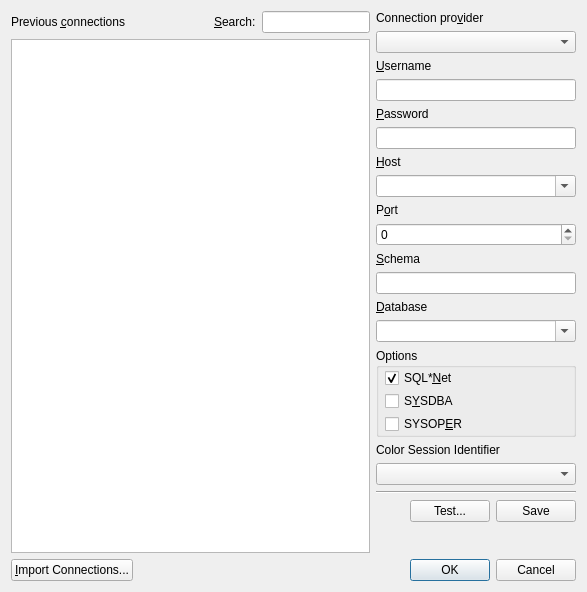
<?xml version="1.0" encoding="UTF-8"?>
<ui version="4.0">
 <class>toNewConnectionUI</class>
 <widget class="QDialog" name="toNewConnectionUI">
  <property name="geometry">
   <rect>
    <x>0</x>
    <y>0</y>
    <width>587</width>
    <height>592</height>
   </rect>
  </property>
  <property name="windowTitle">
   <string>New connection</string>
  </property>
  <layout class="QGridLayout" name="gridLayout">
   <item row="0" column="0" colspan="2">
    <layout class="QHBoxLayout" name="horizontalLayout_4" stretch="2,1">
     <item>
      <layout class="QVBoxLayout" name="verticalLayout">
       <item>
        <layout class="QHBoxLayout" name="horizontalLayout">
         <item>
          <widget class="QLabel" name="TextLabel2">
           <property name="sizePolicy">
            <sizepolicy hsizetype="Minimum" vsizetype="Fixed">
             <horstretch>0</horstretch>
             <verstretch>0</verstretch>
            </sizepolicy>
           </property>
           <property name="toolTip">
            <string>A list of previous connections. Select to bring over to the right.</string>
           </property>
           <property name="text">
            <string>Previous &amp;connections</string>
           </property>
           <property name="wordWrap">
            <bool>false</bool>
           </property>
           <property name="buddy">
            <cstring>Previous</cstring>
           </property>
          </widget>
         </item>
         <item>
          <spacer name="horizontalSpacer">
           <property name="orientation">
            <enum>Qt::Horizontal</enum>
           </property>
           <property name="sizeHint" stdset="0">
            <size>
             <width>40</width>
             <height>20</height>
            </size>
           </property>
          </spacer>
         </item>
         <item>
          <widget class="QLabel" name="label">
           <property name="text">
            <string>&amp;Search:</string>
           </property>
           <property name="buddy">
            <cstring>searchEdit</cstring>
           </property>
          </widget>
         </item>
         <item>
          <widget class="QLineEdit" name="searchEdit"/>
         </item>
        </layout>
       </item>
       <item>
        <widget class="QTableView" name="Previous">
         <property name="sizePolicy">
          <sizepolicy hsizetype="MinimumExpanding" vsizetype="Expanding">
           <horstretch>0</horstretch>
           <verstretch>0</verstretch>
          </sizepolicy>
         </property>
         <property name="editTriggers">
          <set>QAbstractItemView::NoEditTriggers</set>
         </property>
         <property name="dragDropOverwriteMode">
          <bool>false</bool>
         </property>
         <property name="dragDropMode">
          <enum>QAbstractItemView::NoDragDrop</enum>
         </property>
         <property name="alternatingRowColors">
          <bool>true</bool>
         </property>
         <property name="selectionMode">
          <enum>QAbstractItemView::SingleSelection</enum>
         </property>
         <property name="selectionBehavior">
          <enum>QAbstractItemView::SelectRows</enum>
         </property>
         <property name="showGrid">
          <bool>false</bool>
         </property>
         <property name="sortingEnabled">
          <bool>true</bool>
         </property>
        </widget>
       </item>
      </layout>
     </item>
     <item>
      <layout class="QVBoxLayout" name="verticalLayout_3">
       <item>
        <widget class="QLabel" name="ProviderLabel">
         <property name="sizePolicy">
          <sizepolicy hsizetype="Minimum" vsizetype="Preferred">
           <horstretch>0</horstretch>
           <verstretch>0</verstretch>
          </sizepolicy>
         </property>
         <property name="text">
          <string>Connection pro&amp;vider</string>
         </property>
         <property name="wordWrap">
          <bool>false</bool>
         </property>
         <property name="buddy">
          <cstring>Provider</cstring>
         </property>
        </widget>
       </item>
       <item>
        <widget class="QComboBox" name="Provider">
         <property name="sizePolicy">
          <sizepolicy hsizetype="Minimum" vsizetype="Fixed">
           <horstretch>0</horstretch>
           <verstretch>0</verstretch>
          </sizepolicy>
         </property>
        </widget>
       </item>
       <item>
        <widget class="QLabel" name="UsernameLabel">
         <property name="sizePolicy">
          <sizepolicy hsizetype="Minimum" vsizetype="Fixed">
           <horstretch>0</horstretch>
           <verstretch>0</verstretch>
          </sizepolicy>
         </property>
         <property name="toolTip">
          <string>Username to connect with</string>
         </property>
         <property name="text">
          <string>&amp;Username</string>
         </property>
         <property name="wordWrap">
          <bool>false</bool>
         </property>
         <property name="buddy">
          <cstring>Username</cstring>
         </property>
        </widget>
       </item>
       <item>
        <widget class="QLineEdit" name="Username">
         <property name="sizePolicy">
          <sizepolicy hsizetype="Minimum" vsizetype="Fixed">
           <horstretch>0</horstretch>
           <verstretch>0</verstretch>
          </sizepolicy>
         </property>
         <property name="minimumSize">
          <size>
           <width>200</width>
           <height>0</height>
          </size>
         </property>
        </widget>
       </item>
       <item>
        <widget class="QLabel" name="PasswordLabel">
         <property name="sizePolicy">
          <sizepolicy hsizetype="Minimum" vsizetype="Minimum">
           <horstretch>0</horstretch>
           <verstretch>0</verstretch>
          </sizepolicy>
         </property>
         <property name="toolTip">
          <string>Password to connect with.</string>
         </property>
         <property name="text">
          <string>&amp;Password</string>
         </property>
         <property name="wordWrap">
          <bool>false</bool>
         </property>
         <property name="buddy">
          <cstring>Password</cstring>
         </property>
        </widget>
       </item>
       <item>
        <widget class="QLineEdit" name="Password">
         <property name="sizePolicy">
          <sizepolicy hsizetype="Minimum" vsizetype="Fixed">
           <horstretch>0</horstretch>
           <verstretch>0</verstretch>
          </sizepolicy>
         </property>
         <property name="echoMode">
          <enum>QLineEdit::Password</enum>
         </property>
        </widget>
       </item>
       <item>
        <widget class="QLabel" name="HostLabel">
         <property name="sizePolicy">
          <sizepolicy hsizetype="Minimum" vsizetype="Preferred">
           <horstretch>0</horstretch>
           <verstretch>0</verstretch>
          </sizepolicy>
         </property>
         <property name="toolTip">
          <string>Select the database ID to connect to.</string>
         </property>
         <property name="text">
          <string>&amp;Host</string>
         </property>
         <property name="wordWrap">
          <bool>false</bool>
         </property>
         <property name="buddy">
          <cstring>Host</cstring>
         </property>
        </widget>
       </item>
       <item>
        <widget class="QComboBox" name="Host">
         <property name="minimumSize">
          <size>
           <width>200</width>
           <height>0</height>
          </size>
         </property>
         <property name="editable">
          <bool>true</bool>
         </property>
         <property name="autoCompletion">
          <bool>true</bool>
         </property>
         <property name="duplicatesEnabled">
          <bool>false</bool>
         </property>
        </widget>
       </item>
       <item>
        <layout class="QHBoxLayout">
         <property name="spacing">
          <number>0</number>
         </property>
         <item>
          <widget class="QLabel" name="PortLabel">
           <property name="toolTip">
            <string>Select the database ID to connect to.</string>
           </property>
           <property name="text">
            <string>P&amp;ort</string>
           </property>
           <property name="wordWrap">
            <bool>false</bool>
           </property>
           <property name="buddy">
            <cstring>Port</cstring>
           </property>
          </widget>
         </item>
        </layout>
       </item>
       <item>
        <widget class="QSpinBox" name="Port">
         <property name="sizePolicy">
          <sizepolicy hsizetype="MinimumExpanding" vsizetype="Fixed">
           <horstretch>0</horstretch>
           <verstretch>0</verstretch>
          </sizepolicy>
         </property>
         <property name="maximum">
          <number>65535</number>
         </property>
        </widget>
       </item>
       <item>
        <widget class="QLabel" name="SchemaLabel">
         <property name="sizePolicy">
          <sizepolicy hsizetype="Minimum" vsizetype="Fixed">
           <horstretch>0</horstretch>
           <verstretch>0</verstretch>
          </sizepolicy>
         </property>
         <property name="toolTip">
          <string>Schema to switch to</string>
         </property>
         <property name="text">
          <string>&amp;Schema</string>
         </property>
         <property name="wordWrap">
          <bool>false</bool>
         </property>
         <property name="buddy">
          <cstring>Schema</cstring>
         </property>
        </widget>
       </item>
       <item>
        <widget class="QLineEdit" name="Schema">
         <property name="sizePolicy">
          <sizepolicy hsizetype="Minimum" vsizetype="Fixed">
           <horstretch>0</horstretch>
           <verstretch>0</verstretch>
          </sizepolicy>
         </property>
         <property name="minimumSize">
          <size>
           <width>200</width>
           <height>0</height>
          </size>
         </property>
        </widget>
       </item>
       <item>
        <widget class="QLabel" name="TextLabel3">
         <property name="toolTip">
          <string>Select the database ID to connect to.</string>
         </property>
         <property name="text">
          <string>&amp;Database</string>
         </property>
         <property name="wordWrap">
          <bool>false</bool>
         </property>
         <property name="textInteractionFlags">
          <set>Qt::NoTextInteraction</set>
         </property>
         <property name="buddy">
          <cstring>Database</cstring>
         </property>
        </widget>
       </item>
       <item>
        <widget class="QComboBox" name="Database">
         <property name="sizePolicy">
          <sizepolicy hsizetype="Minimum" vsizetype="Fixed">
           <horstretch>0</horstretch>
           <verstretch>0</verstretch>
          </sizepolicy>
         </property>
         <property name="minimumSize">
          <size>
           <width>200</width>
           <height>0</height>
          </size>
         </property>
         <property name="editable">
          <bool>true</bool>
         </property>
         <property name="autoCompletion">
          <bool>true</bool>
         </property>
         <property name="duplicatesEnabled">
          <bool>false</bool>
         </property>
        </widget>
       </item>
       <item>
        <widget class="QGroupBox" name="OptionGroup">
         <property name="focusPolicy">
          <enum>Qt::NoFocus</enum>
         </property>
         <property name="title">
          <string>Options</string>
         </property>
         <layout class="QVBoxLayout">
          <property name="spacing">
           <number>3</number>
          </property>
          <property name="leftMargin">
           <number>6</number>
          </property>
          <property name="topMargin">
           <number>0</number>
          </property>
          <property name="rightMargin">
           <number>0</number>
          </property>
          <property name="bottomMargin">
           <number>0</number>
          </property>
          <item>
           <widget class="QCheckBox" name="SqlNet">
            <property name="text">
             <string>SQL*&amp;Net</string>
            </property>
            <property name="checked">
             <bool>true</bool>
            </property>
           </widget>
          </item>
          <item>
           <widget class="QCheckBox" name="SysDba">
            <property name="text">
             <string>S&amp;YSDBA</string>
            </property>
           </widget>
          </item>
          <item>
           <widget class="QCheckBox" name="SysOper">
            <property name="text">
             <string>SYSOP&amp;ER</string>
            </property>
           </widget>
          </item>
         </layout>
        </widget>
       </item>
       <item>
        <widget class="QLabel" name="label_2">
         <property name="text">
          <string>Color Session Identifier</string>
         </property>
        </widget>
       </item>
       <item>
        <widget class="QComboBox" name="colorComboBox"/>
       </item>
       <item>
        <widget class="Line" name="line_2">
         <property name="orientation">
          <enum>Qt::Horizontal</enum>
         </property>
        </widget>
       </item>
       <item>
        <layout class="QHBoxLayout" name="horizontalLayout_3">
         <item>
          <spacer name="horizontalSpacer_3">
           <property name="orientation">
            <enum>Qt::Horizontal</enum>
           </property>
           <property name="sizeHint" stdset="0">
            <size>
             <width>40</width>
             <height>20</height>
            </size>
           </property>
          </spacer>
         </item>
         <item>
          <widget class="QPushButton" name="testConnectionButton">
           <property name="text">
            <string>Test...</string>
           </property>
          </widget>
         </item>
         <item>
          <widget class="QPushButton" name="saveConnectionButton">
           <property name="text">
            <string>Save</string>
           </property>
          </widget>
         </item>
        </layout>
       </item>
       <item>
        <spacer>
         <property name="orientation">
          <enum>Qt::Vertical</enum>
         </property>
         <property name="sizeHint" stdset="0">
          <size>
           <width>20</width>
           <height>28</height>
          </size>
         </property>
        </spacer>
       </item>
      </layout>
     </item>
    </layout>
   </item>
   <item row="1" column="0">
    <widget class="QPushButton" name="ImportButton">
     <property name="text">
      <string>&amp;Import Connections...</string>
     </property>
    </widget>
   </item>
   <item row="1" column="1">
    <widget class="QDialogButtonBox" name="ButtonBox">
     <property name="orientation">
      <enum>Qt::Horizontal</enum>
     </property>
     <property name="standardButtons">
      <set>QDialogButtonBox::Cancel|QDialogButtonBox::Ok</set>
     </property>
    </widget>
   </item>
  </layout>
 </widget>
 <layoutdefault spacing="6" margin="11"/>
 <tabstops>
  <tabstop>Username</tabstop>
  <tabstop>Password</tabstop>
  <tabstop>Host</tabstop>
  <tabstop>Port</tabstop>
  <tabstop>Schema</tabstop>
  <tabstop>Database</tabstop>
  <tabstop>SqlNet</tabstop>
  <tabstop>SysDba</tabstop>
  <tabstop>SysOper</tabstop>
  <tabstop>colorComboBox</tabstop>
  <tabstop>testConnectionButton</tabstop>
  <tabstop>saveConnectionButton</tabstop>
  <tabstop>ImportButton</tabstop>
  <tabstop>ButtonBox</tabstop>
  <tabstop>Previous</tabstop>
  <tabstop>searchEdit</tabstop>
  <tabstop>Provider</tabstop>
 </tabstops>
 <resources/>
 <connections>
  <connection>
   <sender>ButtonBox</sender>
   <signal>accepted()</signal>
   <receiver>toNewConnectionUI</receiver>
   <slot>accept()</slot>
   <hints>
    <hint type="sourcelabel">
     <x>479</x>
     <y>587</y>
    </hint>
    <hint type="destinationlabel">
     <x>295</x>
     <y>228</y>
    </hint>
   </hints>
  </connection>
  <connection>
   <sender>ButtonBox</sender>
   <signal>rejected()</signal>
   <receiver>toNewConnectionUI</receiver>
   <slot>reject()</slot>
   <hints>
    <hint type="sourcelabel">
     <x>479</x>
     <y>587</y>
    </hint>
    <hint type="destinationlabel">
     <x>295</x>
     <y>228</y>
    </hint>
   </hints>
  </connection>
 </connections>
</ui>
